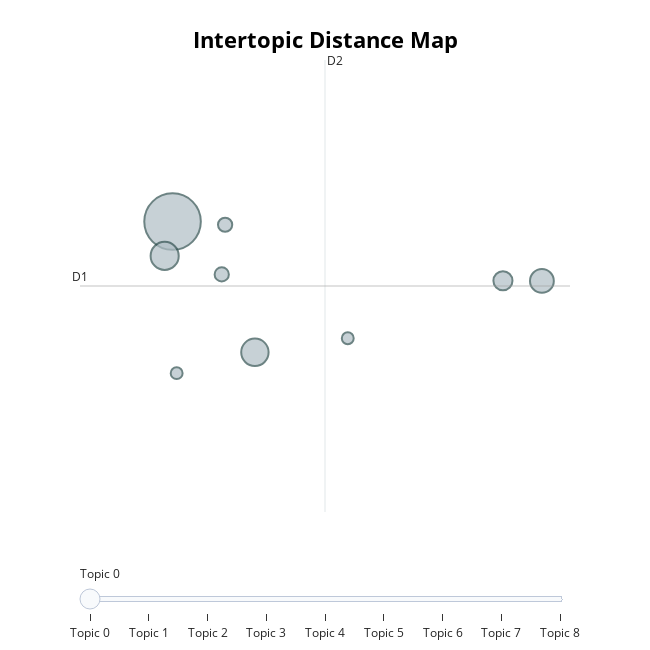

The notebook cell this image was saved under:
### Markdown cell above
# 5. Visualize Topics
We can call .visualize_topics to create a 2D representation of the topics. The  graph is a plotly interactive graph which can be converted to HTML:

Note: If you get the error 'ValueError: Mime type rendering requires nbformat>=4.2.0 but it is not installed', go to terminal and type 'pip install --upgrade nbformat  '

### Code cell
# Visualize topics with an interactive plot
topic_model.visualize_topics()

### Figure 1 — Plotly figure (JSON) as saved in the notebook; plotly's stock layout.template omitted (floating-point values rounded to 4 significant figures)
{"data": [{"customdata": [[0, "classroom | child | age | peer | teacher", 158], [1, "care | caregiv | child | qualiti | group", 39], [2, "program | use | educ | digit | pleas", 37], [3, "play | solitari | parallel | age | mix", 28], [4, "social | age | particip | group | same", 18], [5, "magnuson | expans | duncan | last | critic", 10], [6, "moral | attend | center | care | understand", 10], [7, "multigrad | old | attend | year | class", 7], [8, "emerg | environ | literaci | physic | outcom", 7]], "hovertemplate": "<b>Topic %{customdata[0]}</b><br>%{customdata[1]}<br>Size: %{customdata[2]}", "legendgroup": "", "marker": {"color": "#B0BEC5", "line": {"color": "DarkSlateGrey", "width": 2}, "size": [158, 39, 37, 28, 18, 10, 10, 7, 7], "sizemode": "area", "sizeref": 0.09875, "symbol": "circle"}, "mode": "markers", "name": "", "orientation": "v", "showlegend": false, "type": "scatter", "x": [-6.896, -6.993, -5.875, -2.32, -2.803, -6.286, -6.244, -6.845, -4.725], "xaxis": "x", "y": [19.19, 18.58, 16.86, 18.13, 18.13, 18.25, 19.13, 16.49, 17.11], "yaxis": "y"}], "layout": {"annotations": [{"showarrow": false, "text": "D1", "x": -8.042, "y": 18.04, "yshift": 10}, {"showarrow": false, "text": "D2", "x": -5.007, "xshift": 10, "y": 22.07}], "height": 650, "hoverlabel": {"bgcolor": "white", "font": {"family": "Rockwell", "size": 16}}, "legend": {"itemsizing": "constant", "tracegroupgap": 0}, "margin": {"t": 60}, "shapes": [{"line": {"color": "#CFD8DC", "width": 2}, "type": "line", "x0": -5.007, "x1": -5.007, "y0": 14.01, "y1": 22.07}, {"line": {"color": "#9E9E9E", "width": 2}, "type": "line", "x0": -8.042, "x1": -1.972, "y0": 18.04, "y1": 18.04}], "sliders": [{"active": 0, "pad": {"t": 50}, "steps": [{"args": [{"marker.color": [["red", "#B0BEC5", "#B0BEC5", "#B0BEC5", "#B0BEC5", "#B0BEC5", "#B0BEC5", "#B0BEC5", "#B0BEC5"]]}], "label": "Topic 0", "method": "update"}, {"args": [{"marker.color": [["#B0BEC5", "red", "#B0BEC5", "#B0BEC5", "#B0BEC5", "#B0BEC5", "#B0BEC5", "#B0BEC5", "#B0BEC5"]]}], "label": "Topic 1", "method": "update"}, {"args": [{"marker.color": [["#B0BEC5", "#B0BEC5", "red", "#B0BEC5", "#B0BEC5", "#B0BEC5", "#B0BEC5", "#B0BEC5", "#B0BEC5"]]}], "label": "Topic 2", "method": "update"}, {"args": [{"marker.color": [["#B0BEC5", "#B0BEC5", "#B0BEC5", "red", "#B0BEC5", "#B0BEC5", "#B0BEC5", "#B0BEC5", "#B0BEC5"]]}], "label": "Topic 3", "method": "update"}, {"args": [{"marker.color": [["#B0BEC5", "#B0BEC5", "#B0BEC5", "#B0BEC5", "red", "#B0BEC5", "#B0BEC5", "#B0BEC5", "#B0BEC5"]]}], "label": "Topic 4", "method": "update"}, {"args": [{"marker.color": [["#B0BEC5", "#B0BEC5", "#B0BEC5", "#B0BEC5", "#B0BEC5", "red", "#B0BEC5", "#B0BEC5", "#B0BEC5"]]}], "label": "Topic 5", "method": "update"}, {"args": [{"marker.color": [["#B0BEC5", "#B0BEC5", "#B0BEC5", "#B0BEC5", "#B0BEC5", "#B0BEC5", "red", "#B0BEC5", "#B0BEC5"]]}], "label": "Topic 6", "method": "update"}, {"args": [{"marker.color": [["#B0BEC5", "#B0BEC5", "#B0BEC5", "#B0BEC5", "#B0BEC5", "#B0BEC5", "#B0BEC5", "red", "#B0BEC5"]]}], "label": "Topic 7", "method": "update"}, {"args": [{"marker.color": [["#B0BEC5", "#B0BEC5", "#B0BEC5", "#B0BEC5", "#B0BEC5", "#B0BEC5", "#B0BEC5", "#B0BEC5", "red"]]}], "label": "Topic 8", "method": "update"}]}], "title": {"font": {"color": "Black", "size": 22}, "text": "<b>Intertopic Distance Map</b>", "x": 0.5, "xanchor": "center", "y": 0.95, "yanchor": "top"}, "width": 650, "xaxis": {"anchor": "y", "domain": [0, 1], "range": [-8.042, -1.972], "title": {"text": ""}, "visible": false}, "yaxis": {"anchor": "x", "domain": [0, 1], "range": [14.01, 22.07], "title": {"text": ""}, "visible": false}}}
